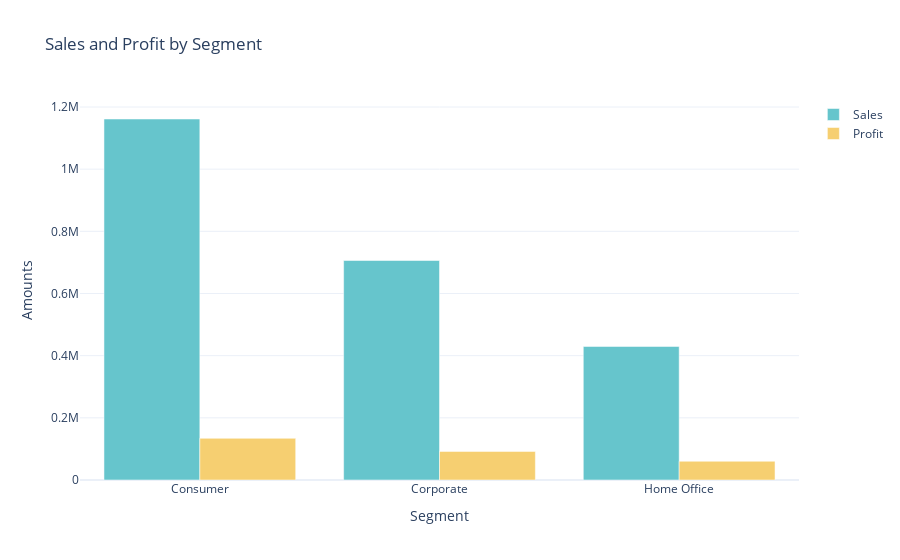

Here is the notebook cell this chart was saved with:
### Code cell
sales_profit_by_segment=df.groupby('Segment').agg({'Sales':np.sum,'Profit':np.sum}).reset_index()
color_palette=colors.qualitative.Pastel

fig=go.Figure()

fig.add_trace(go.Bar(x=sales_profit_by_segment['Segment'],y=sales_profit_by_segment['Sales'],name='Sales',marker_color=color_palette[0]))
fig.add_trace(go.Bar(x=sales_profit_by_segment['Segment'],y=sales_profit_by_segment['Profit'],name='Profit',marker_color=color_palette[1]))
fig.update_layout(title='Sales and Profit by Segment',xaxis_title='Segment',yaxis_title='Amounts')
fig.show()

### Figure 1 — Plotly figure (JSON) as saved in the notebook; plotly's stock layout.template omitted (floating-point values rounded to 4 significant figures)
{"data": [{"marker": {"color": "rgb(102, 197, 204)"}, "name": "Sales", "type": "bar", "x": ["Consumer", "Corporate", "Home Office"], "y": [1161000.0, 706100.0, 429700.0]}, {"marker": {"color": "rgb(246, 207, 113)"}, "name": "Profit", "type": "bar", "x": ["Consumer", "Corporate", "Home Office"], "y": [134100.0, 91980.0, 60300.0]}], "layout": {"autosize": true, "title": {"text": "Sales and Profit by Segment"}, "xaxis": {"autorange": true, "range": [-0.5, 2.5], "title": {"text": "Segment"}, "type": "category"}, "yaxis": {"autorange": true, "range": [0, 1223000.0], "title": {"text": "Amounts"}, "type": "linear"}}}
